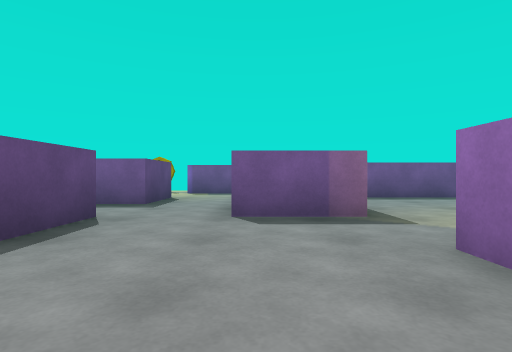
[1] (above)

17 first-person views from a walk through a Unity game level. The camera is 0.6 m above the floor, looks level and sees 80° across. The floor is counted in squares, 1 m on a side. Each view is taken from the middle of a square. On the plan, view 1 faces up. The plan holds only what a view shows up to about 9 squares ahead; the rest is blank. The player is left out. Some animated figures are left out.

[2]
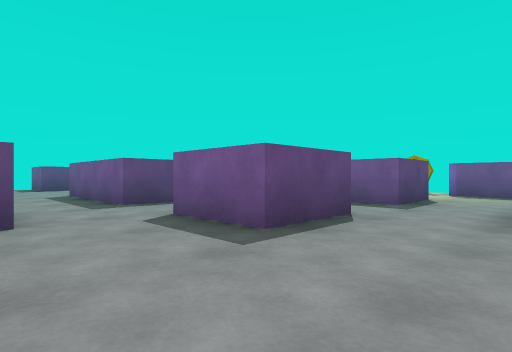

[3]
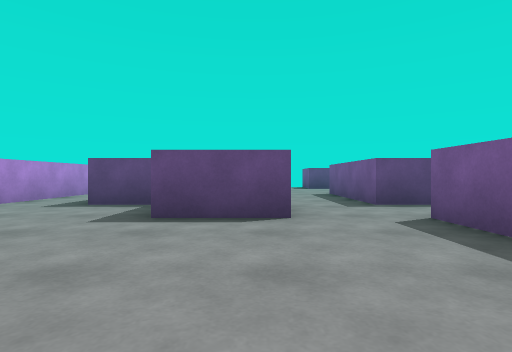

[4]
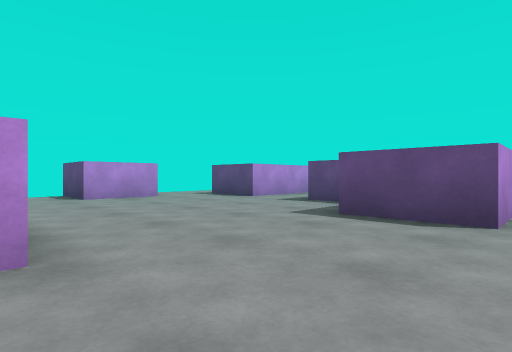

[5]
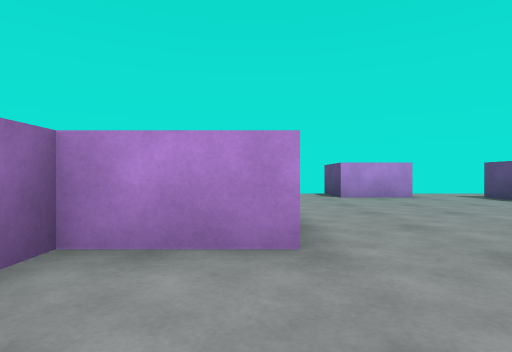

[6]
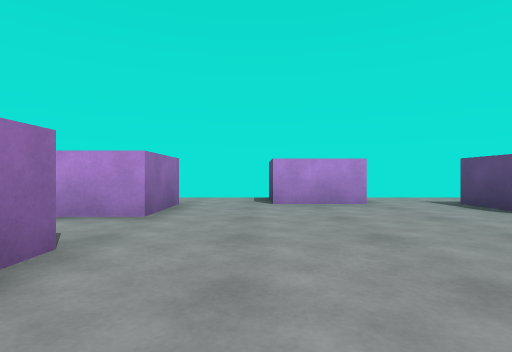

[7]
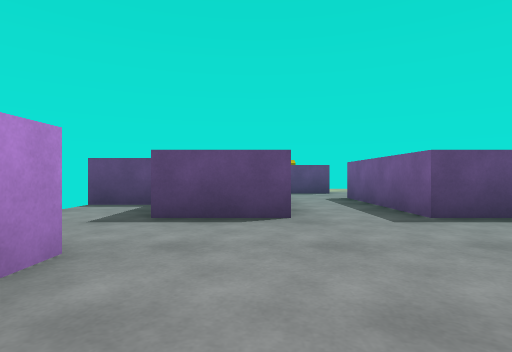

[8]
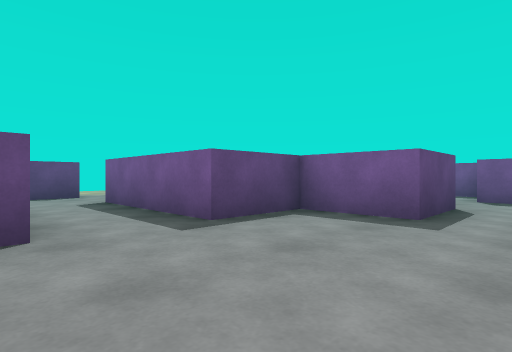

[9]
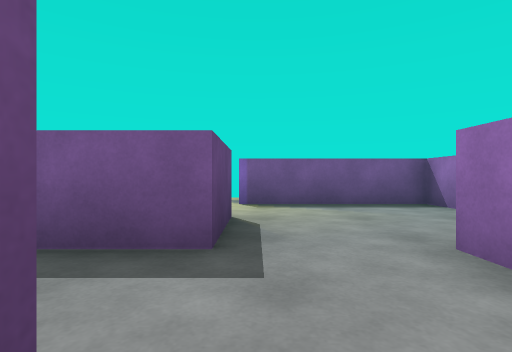

[10]
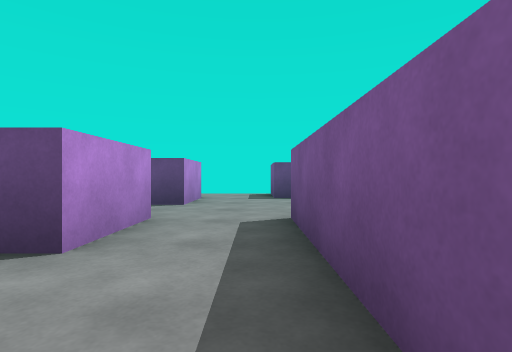

[11]
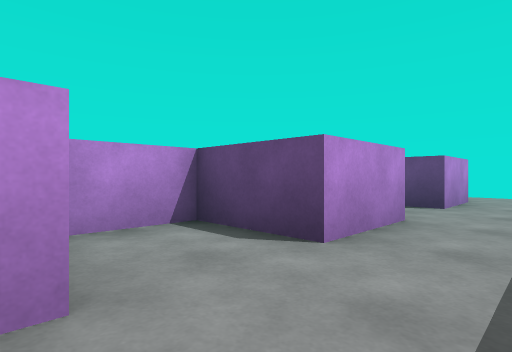

[12]
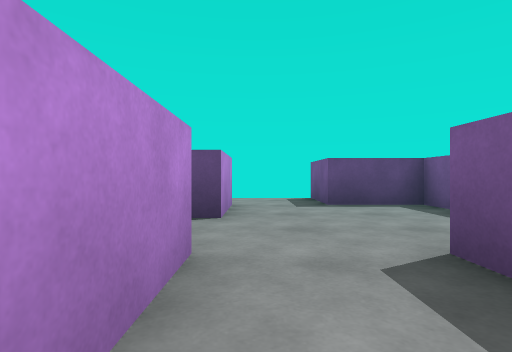

[13]
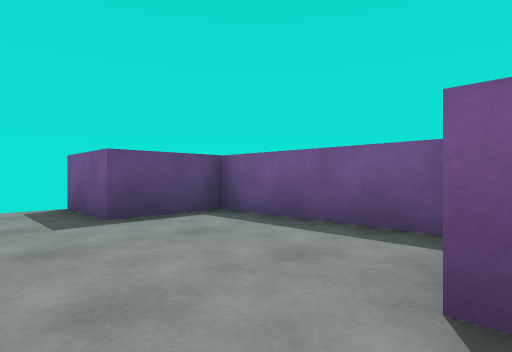

[14]
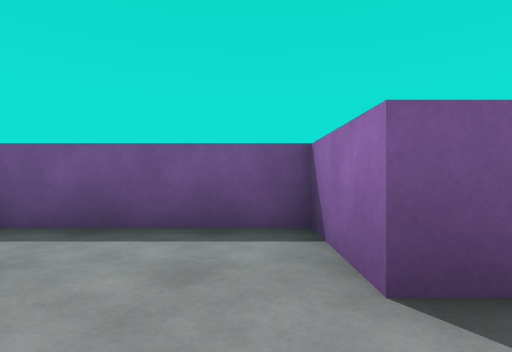

[15]
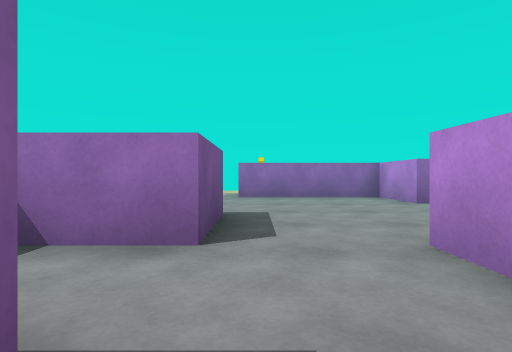

[16]
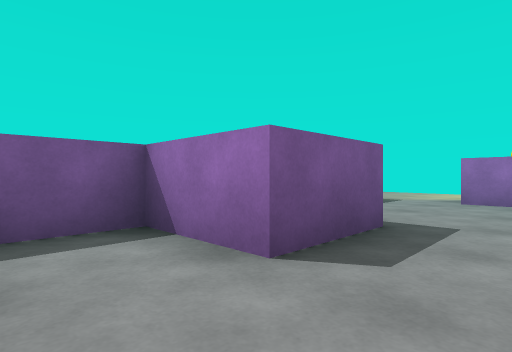

[17]
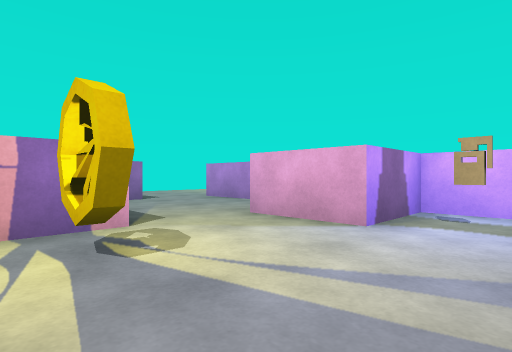

### Floor plan
Points are (right, up) in squares from view 1. A wall is a line through its corners. A room is listed if a view was taken in it or the views show most of it. See-through windows are left out.
Room 1 (views 1, 2, 3, 4, 5, 6, 7, 8, 9, 10, 11, 12, 13, 15, 16)
walls: (-6.4, 0.5) (-4.4, 0.5) (-4.4, -1.5) (-6.4, -1.5) (-6.4, -3.5) (-10.4, -3.5); (-0.4, -3.5) (-0.4, -1.5) (1.6, -1.5) (1.6, 2.5); (-4.4, -7.5) (-2.4, -7.5) (-2.4, -9.4); (-9, -5.5) (-6.4, -5.5) (-6.4, -7.5); (-6.4, 3.8) (-6.4, 2.5) (-10.4, 2.5); (-0.4, -7.5) (-0.4, -5.5); (-2.4, 4.5) (-2.4, 2.5) (-4.4, 2.5) (-4.4, 4.5) (-5.8, 4.5); (-10.4, 0.5) (-8.4, 0.5) (-8.4, -1.5) (-6.8, -1.5); (-8.4, -8.1) (-8.4, -9.5); (-0.4, 5.9) (-0.4, 6.5); (1.8, 4.5) (-0.4, 4.5); (-2.4, 7.5) (-2.4, 6.5) (-3.9, 6.5)
ways out: opening at (-9.5, 1.5) to room 2; opening at (-1.5, 7) to room 4; opening at (-11, -4.5); opening at (0.5, -8.5); opening at (0.5, -4.5); opening at (1, 3.5)
Room 2 (view 14)
walls: (-14.4, 0.5) (-12.4, 0.5); (-10.4, 2.5) (-10.4, 4.5) (-14.4, 4.5) (-14.4, 2.5) (-16.4, 2.5)
ways out: opening at (-9.5, 1.5) to room 1; opening at (-15.5, -0.5); opening at (-11.5, -0.5)
Room 3 (view 17)
walls: (-2.4, 10.5) (-2.4, 11.8); (-5.6, 6.5) (-4.4, 6.5) (-4.4, 8.5) (-3.5, 8.5)
ways out: opening at (-2.5, 9.5) to room 4
objects: other object (-5, 8); coin (-4, 11)
Room 4 (no view inside)
walls: (-3.5, 8.5) (-2.4, 8.5) (-2.4, 7.5); (-0.4, 6.5) (1.2, 6.5); (1.6, 8.5) (1.6, 10.5) (-2.4, 10.5)
ways out: opening at (-1.5, 7) to room 1; opening at (-2.5, 9.5) to room 3; opening at (1.5, 7.5)

Positions as (right, up) in squares from view 1, and headings:
1: (0, 0), facing up
2: (0, 0), facing up-left
3: (0, 0), facing left
4: (0, 1), facing down-left
5: (0, 1), facing down
6: (-2, -1), facing down
7: (-2, -6), facing left
8: (-3, -6), facing up-left
9: (-2, 4), facing up
10: (-6, 2), facing left
11: (-6, 2), facing down-left
12: (-8, 1), facing left
13: (-10, 1), facing up-left
14: (-11, 1), facing up
15: (-7, 2), facing right
16: (-6, 1), facing up-right
17: (-6, 12), facing down-right
